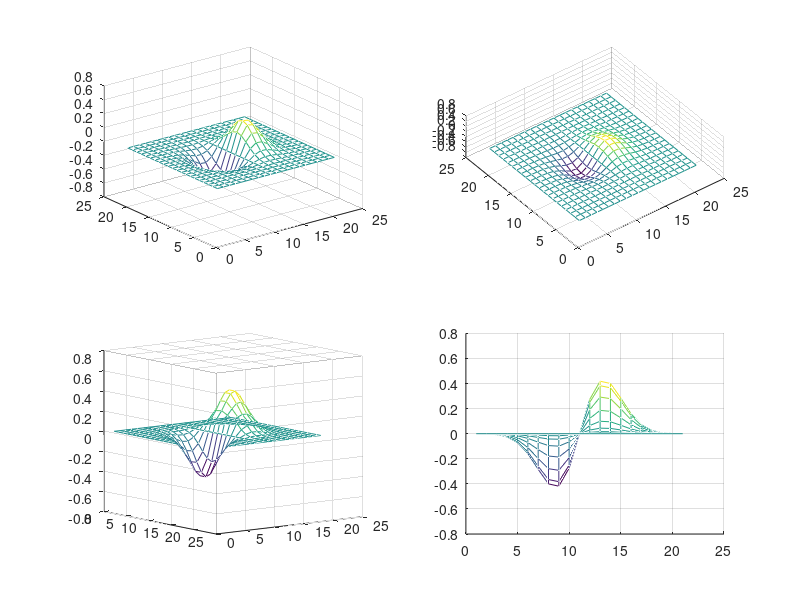

The MATLAB source for this figure:
[x, y] = meshgrid(-3:0.3:3, -3:0.3:3);
z = x .* exp(-x.^2 - y.^2);
subplot(2,2,1), mesh(z)
subplot(2,2,2), mesh(z), view(-37.5,70)
subplot(2,2,3), mesh(z), view(37.5,-10)
subplot(2,2,4), mesh(z), view(0,0)
